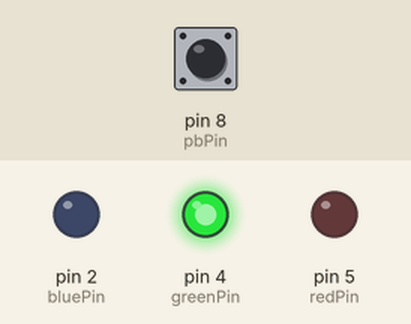
Simulated run of this sketch. Board: Arduino Uno, built with avr-gcc and run on an emulated ATmega328P. Shown: output pins drawn as LEDs (lit = HIGH). The inputs (shaded band) are chosen by the test bench; at power-on: pin 8 (pbPin) HIGH.

Above: at 1.2 s.
1.3 s: pin 8 (pbPin) pulled LOW for 0.15 s
At 1.37 s:
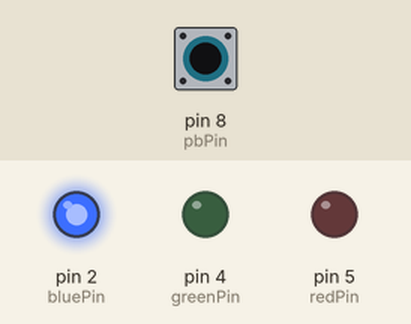
2.9 s: pin 8 (pbPin) pulled LOW for 3.2 s
At 6.5 s:
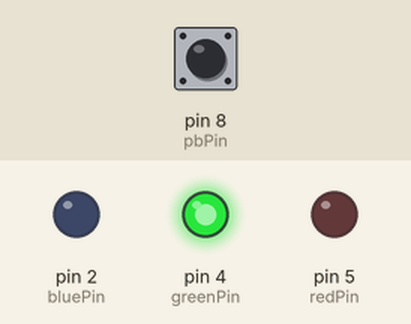
Timing chart, 0 to 8.0 s (numbered marks = the images above; inputs shaded):
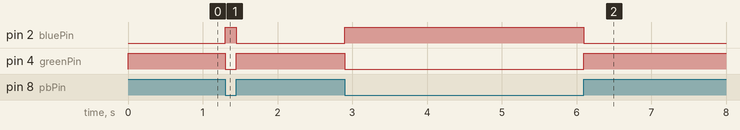

The sketch:

Lab_1_Example.ino
```cpp
// Spencer Wondolowski
// Computer Organization Lab 1 Example (Fall 2022)
// 9/20/2022
//
//
// ------Parts------
//    Push Button
//    Tilt sensor
//    Reed Switch
//    Arduino Uno
//    Sensor Shield

int greenPin = 4;
int redPin = 5;
int bluePin = 2;
int pbPin = 8;


void setup() {
  pinMode(greenPin, OUTPUT);  // Green LED
  pinMode(redPin, OUTPUT);    // Red LED
  pinMode(bluePin, OUTPUT);   // Blue LED

  pinMode(pbPin, INPUT_PULLUP);
}

void loop() {
  // digitalWrite(redPin, LOW);
  // digitalWrite(bluePin, LOW);
  // digitalWrite(greenPin, HIGH);

  // delay(1000); // milliseconds (1000ms = 1s)

  // digitalWrite(redPin, LOW);
  // digitalWrite(bluePin, HIGH);
  // digitalWrite(greenPin, LOW);

  // delay(1000);

  // digitalWrite(redPin, HIGH);
  // digitalWrite(bluePin, LOW);
  // digitalWrite(greenPin, LOW);

  // delay(1000);

  int press;
  press = digitalRead(pbPin);

  if (press == LOW) {
    digitalWrite(redPin, LOW);
    digitalWrite(bluePin, HIGH);
    digitalWrite(greenPin, LOW);
  } else if (press == HIGH) {
    digitalWrite(redPin, LOW);
    digitalWrite(bluePin, LOW);
    digitalWrite(greenPin, HIGH);
  }
}
```

Measured:
- after the input at 1.3 s, pin 2 (bluePin): LOW → HIGH at once, → LOW 0.15 s later; pin 4 (greenPin): HIGH → LOW at once, → HIGH 0.15 s later
- after the input at 2.9 s, pin 2 (bluePin): LOW → HIGH at once, → LOW 3.2 s later; pin 4 (greenPin): HIGH → LOW at once, → HIGH 3.2 s later
